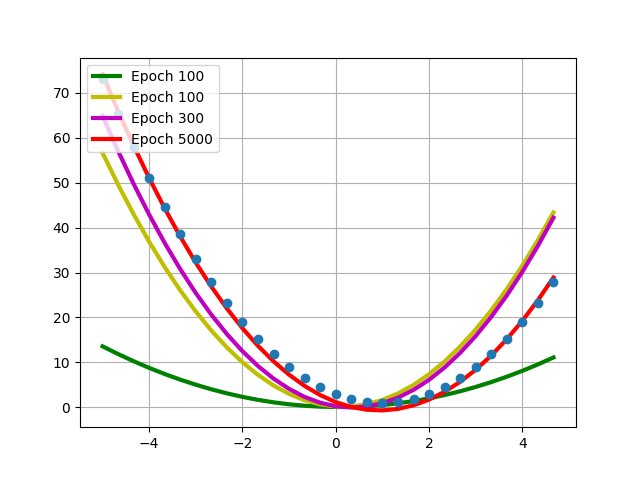

Generate this figure with Python:
import torch
from random import *
import matplotlib.pyplot as plt
import numpy as np

n = 30
x = [-5 + 10 / n * i for i in range(n)]
y = [2 * (xx - 1) ** 2 + 1 for xx in x]
# y = 2(x-1)^2 + 1 = 2x*x - 4*x + 3 = ax*x + b*x + c
print('y = 2x^2 - 4x + 3')

x_train = torch.FloatTensor([[each_x ** 2, each_x, 1] for each_x in x])
y_train = torch.FloatTensor(y)

W = torch.zeros(3, requires_grad=True)

optimizer = torch.optim.SGD([W], lr=0.0001)

epochs = 5000
for epoch in range(1, epochs + 1):
    hypothesis = x_train.matmul(W)

    loss = torch.mean((hypothesis - y_train) ** 2)

    optimizer.zero_grad()
    loss.backward()
    optimizer.step()

    a, b, c = W.data.numpy()
    if epoch == 10:
        plt.plot(x, [a * xx ** 2 + b * xx + c for xx in x], '-g', linewidth=3, label='Epoch 100')
    elif epoch == 100:
        plt.plot(x, [a * xx ** 2 + b * xx + c for xx in x], '-y', linewidth=3, label='Epoch 100')
    elif epoch == 300:
        plt.plot(x, [a * xx ** 2 + b * xx + c for xx in x], '-m', linewidth=3, label='Epoch 300')
    if epoch % 1000 == 0:
        print("epoch: {:4d}, y = {:.4f}x^2 + {:.4f}x + {:.4f} Cost {:.6f}".format(epoch, a, b, c, loss.data))

plt.plot(x, [a * xx ** 2 + b * xx + c for xx in x], '-r', linewidth=3, label='Epoch 5000')

plt.plot(x, y, 'o')
plt.grid()

plt.legend(loc='upper left')

plt.show()
